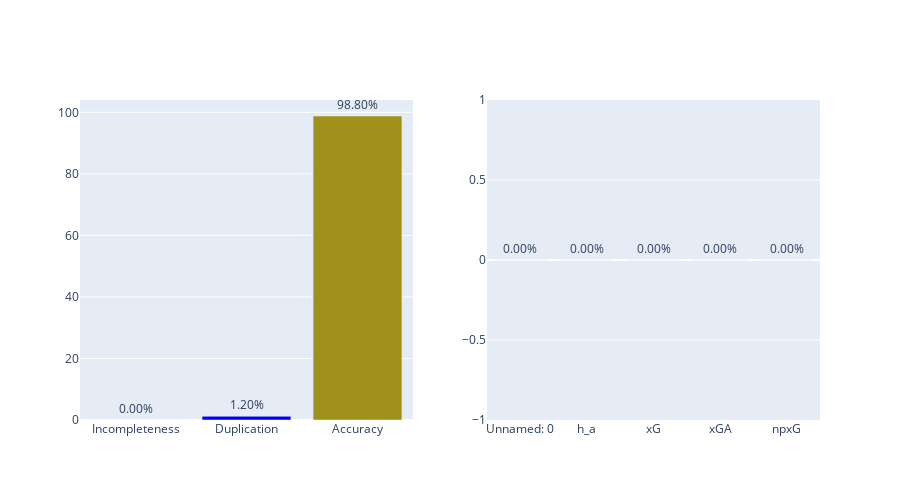

The cell this chart's notebook holds for it:
### Code cell
data_quality_analyzer.data_quality_analyzer('epl2020.csv').duplication_incompleteness_checker()

### Figure 1 — Plotly figure (JSON) as saved in the notebook; plotly's stock layout.template omitted (floating-point values rounded to 4 significant figures)
{"data": [{"marker": {"color": ["yellow", "blue", "#a0911b"]}, "text": ["0.00%", "1.20%", "98.80%"], "textposition": "outside", "type": "bar", "x": ["Incompleteness", "Duplication", "Accuracy"], "xaxis": "x", "y": [0, 1.201, 98.8], "yaxis": "y"}, {"text": ["0.00%", "0.00%", "0.00%", "0.00%", "0.00%"], "textposition": "outside", "type": "bar", "x": ["Unnamed: 0", "h_a", "xG", "xGA", "npxG"], "xaxis": "x2", "y": [0, 0, 0, 0, 0], "yaxis": "y2"}], "layout": {"height": 500, "showlegend": false, "xaxis": {"anchor": "y", "domain": [0, 0.45]}, "xaxis2": {"anchor": "y2", "domain": [0.55, 1]}, "yaxis": {"anchor": "x", "domain": [0, 1]}, "yaxis2": {"anchor": "x2", "domain": [0, 1]}}}
